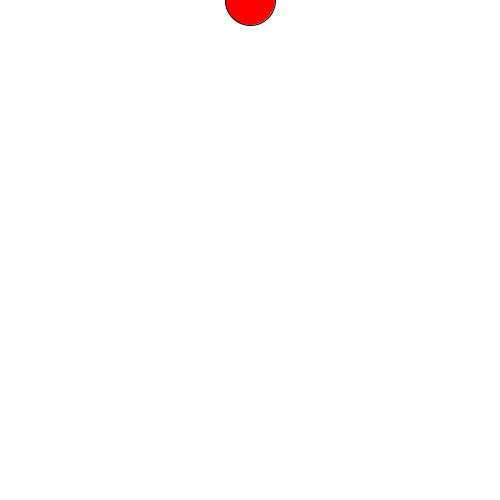
Frame 1 (no input)
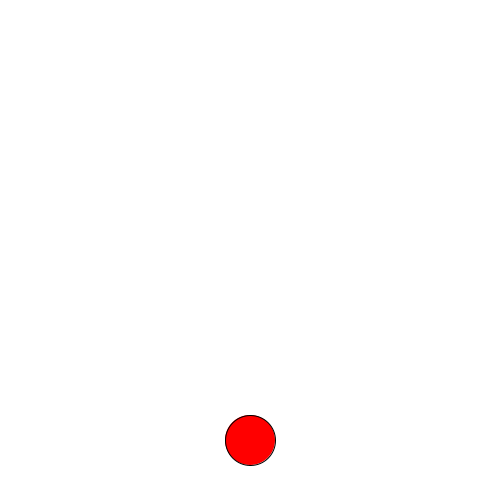
Frame 60 (the mouse pressed at the canvas centre just before this capture)
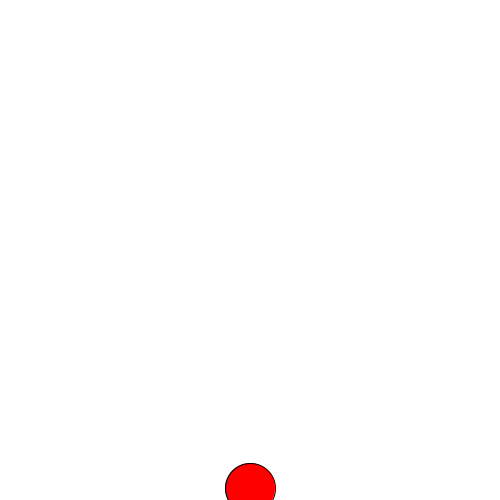
Frame 120 (the mouse held since frame 60 and released just before this capture)

The Processing sketch that drew these frames (run headless with seeded random() and noise(); from frame 60 on, the mouse is pressed at the canvas centre):

// Processing sketch: processing_104937
// ── processing_104937.pde

int xPost;
int yPost;
int speed;
int gravity;
int h;

void setup() {
  size(500,500);
  xPost=250;
  yPost=0;
  speed=0;
  gravity=-10;
  h=100;
}

void draw() {
  background(255);
  fill(255,0,0);
  ellipse(xPost,yPost,50,50);
  
  yPost=yPost+speed;
  
  if (yPost>500) {
    speed=+gravity++;
  }
  
  else if (yPost<=h) {
    speed=-gravity;
    h=h+5;
  }  
 
}
